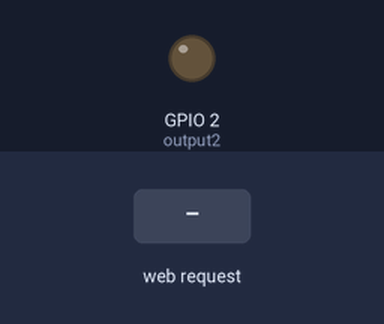
Bench run of a sketch on a simulated ESP32. Shown: output pins drawn as LEDs (lit = HIGH). Inputs (shaded band) come from the test bench. WiFi joins after 1.5 s; servers stay silent unless stated; what the sketch prints to the serial monitor is not drawn.

Above: at 2.7 s.
2.8 s: HTTP request GET /02/on received
At 4.0 s:
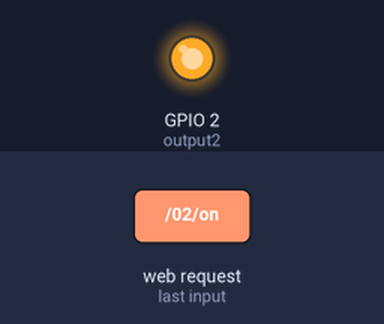
4.3 s: HTTP request GET /02/off received
At 5.2 s:
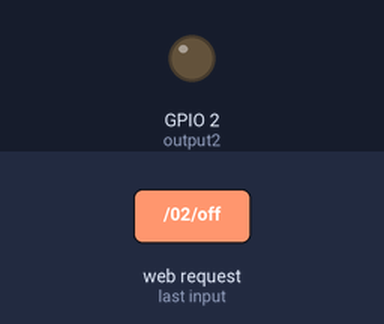
Timing chart, 0 to 7.3 s (numbered marks = the images above; inputs shaded):
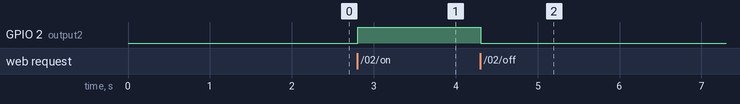

The sketch:

demo.ino
```cpp
// khai báo thư viện
#include <WiFi.h>

// Replace with your network credentials
const char* ssid     = "FPT Tien Manh";
const char* password = "20091974";

// khởi tạo web server port 80
WiFiServer server(80);
String header;

// Auxiliar variables to store the current output state
String output2State = "off";


const int output2 = 2;

void setup() {
  Serial.begin(115200);
  // khỏi tạo pin output
  pinMode(output2, OUTPUT);
  // setup pin ở mức low
  digitalWrite(output2, LOW);

  // Connect to Wi-Fi network with SSID and password
  Serial.print("Connecting to ");
  Serial.println(ssid);
  WiFi.begin(ssid, password);
  while (WiFi.status() != WL_CONNECTED) {
    delay(500);
    Serial.print(".");
  }
  // in ra IP address and start web server
  Serial.println("");
  Serial.println("WiFi connected.");
  Serial.println("IP address: ");
  Serial.println(WiFi.localIP());
  server.begin();

// Variable to store the HTTP requesterver.begin();
}

void loop(){
  WiFiClient client = server.available();   // Listen for incoming clients

  if (client) {                             // If a new client connects,
    Serial.println("New Client.");          // print a message out in the serial port
    String currentLine = "";                // make a String to hold incoming data from the client
    while (client.connected())// && currentTime - previousTime <= timeoutTime) { // loop while the client's connected
      //currentTime = millis();
      {if (client.available()) {             // if there's bytes to read from the client,
        char c = client.read();             // read a byte, then
        Serial.write(c);                    // print it out the serial monitor
        header += c;
        if (c == '\n') {                    // if the byte is a newline character
          // if the current line is blank, you got two newline characters in a row.
          // that's the end of the client HTTP request, so send a response:
          if (currentLine.length() == 0) {
            // HTTP headers always start with a response code (e.g. HTTP/1.1 200 OK)
            // and a content-type so the client knows what's coming, then a blank line:
            client.println("HTTP/1.1 200 OK");
            client.println("Content-type:text/html");
            client.println("Connection: close");
            client.println();

            // turns the GPIOs on and off
            if (header.indexOf("GET /02/on") >= 0) {
              Serial.println("GPIO 02 on");
              output2State = "ON";
              digitalWrite(output2, HIGH);
            } else if (header.indexOf("GET /02/off") >= 0) {
              Serial.println("GPIO 02 off");
              output2State = "OFF";
              digitalWrite(output2, LOW);
            }

            // Display the HTML web page
            client.println("<!DOCTYPE html><html>");
            client.println("<head><meta name=\"viewport\" content=\"width=device-width, initial-scale=1\">");
            client.println("<meta charset=\"utf-8\"\">");
            client.println("<link rel=\"icon\" href=\"data:,\">");
            // CSS to style the on/off buttons
            // Feel free to change the background-color and font-size attributes to fit your preferences
            client.println("<style>html { font-family: Helvetica; display: inline-block; margin: 0px auto; text-align: center;}");
            client.println(".button { background-color: #195B6A; border: none; color: white; padding: 16px 40px;");
            client.println("text-decoration: none; font-size: 30px; margin: 2px; cursor: pointer;}");
            client.println(".button2 {background-color: #77878A;}</style></head>");

            // Web Page Heading
            client.println("<body><h1>Web server ESP32</h1>");

            // Display current state, and ON/OFF buttons for GPIO 02
            client.println("<p>Trạng thái thiết bị: " + output2State + "</p>");
            // If the outputState is off, it displays the ON button
            if (output2State=="OFF") {
              client.println("<p><a href=\"/02/on\"><button class=\"button\">ON</button></a></p>");
            } else {
              client.println("<p><a href=\"/02/off\"><button class=\"button button2\">OFF</button></a></p>");
            }


            client.println("</body></html>");

            // The HTTP response ends with another blank line
            client.println();
            // Break out of the while loop
            break;
          } else { // if you got a newline, then clear currentLine
            currentLine = "";
          }
        } else if (c != '\r') {  // if you got anything else but a carriage return character,
          currentLine += c;      // add it to the end of the currentLine
        }
      }
    }
    // Clear the header variable
    header = "";
    // Close the connection
    client.stop();
    Serial.println("Client disconnected.");
    Serial.println("");
  }
}
```

Measured:
- after the input at 2.8 s, GPIO 2 (output2): LOW → HIGH at once
- after the input at 4.3 s, GPIO 2 (output2): HIGH → LOW at once
